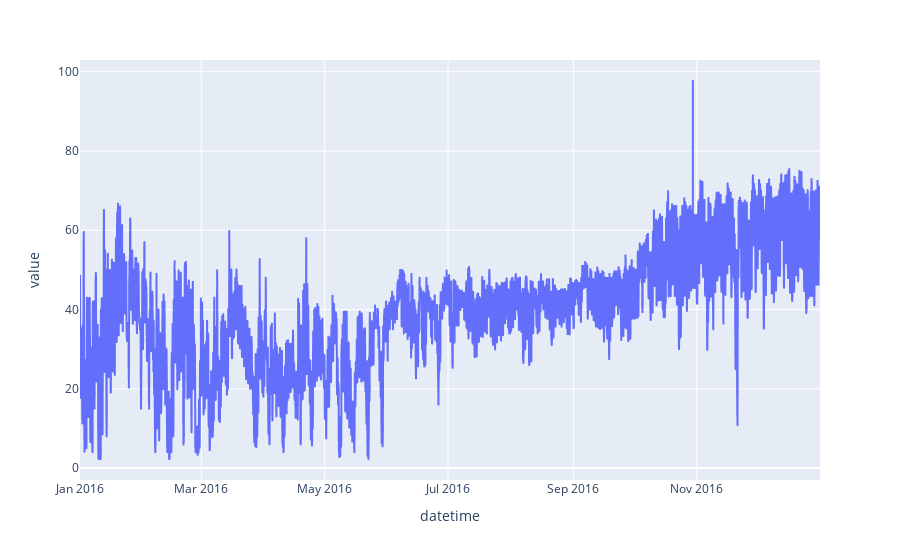

Source (notebook cell):
### Code cell
año = 2016

df_year3 = df3[df3["datetime"].dt.year == int(año)]
fig1 = px.line(df_year3, x = "datetime", y = "value", line_group = None)
fig1.show()

### Figure 1 — Plotly figure (JSON) as saved in the notebook; plotly's stock layout.template omitted (floating-point values rounded to 4 significant figures; data arrays with more than 128 entries replaced by an {"elided": "..."} marker saying what was removed)
{"data": [{"hovertemplate": "datetime=%{x}<br>value=%{y}<extra></extra>", "legendgroup": "", "line": {"color": "#636efa", "dash": "solid"}, "marker": {"symbol": "circle"}, "mode": "lines", "name": "", "showlegend": false, "type": "scattergl", "x": {"elided": "8783 str values"}, "xaxis": "x", "y": {"elided": "8783 float values"}, "yaxis": "y"}], "layout": {"legend": {"tracegroupgap": 0}, "margin": {"t": 60}, "xaxis": {"anchor": "y", "domain": [0, 1], "title": {"text": "datetime"}}, "yaxis": {"anchor": "x", "domain": [0, 1], "title": {"text": "value"}}}}
